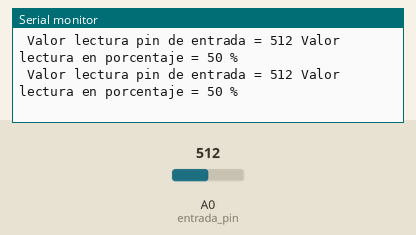
A sketch run on a simulated Arduino Uno, built with avr-gcc and run on an emulated ATmega328P. Shown: the last lines printed to the serial monitor. Inputs (shaded band) come from the test bench; at power-on: A0 (entrada_pin) = 512.

Above: at 1.8 s.
1.9 s: A0 (entrada_pin) set to 716
At 2.8 s:
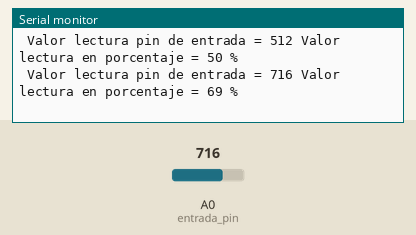
3.4 s: A0 (entrada_pin) set to 900
At 4.9 s:
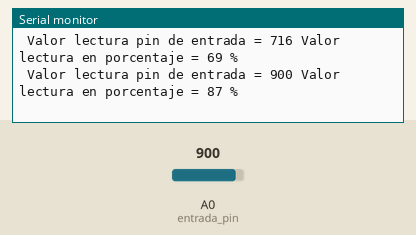
Timing chart, 0 to 6.4 s (numbered marks = the images above; inputs shaded):
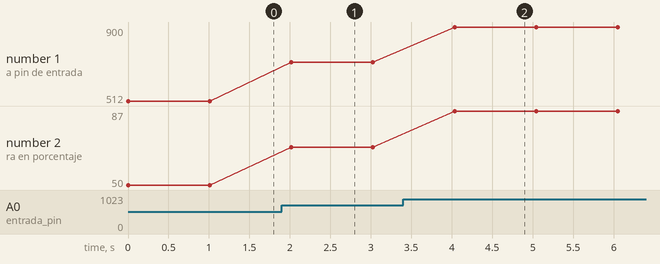

The sketch:

Funcion__map.ino
```cpp
/*FECHA:27/04/2020
 *AUTOR:Elias Montengro Ramos
 *DESCRIPCIÓN DEL PROGRAMA:Función MAP()
 *Parametros de la función map(Variable analoga a ser convertida,
 *valor minimo de la variable analoga, valor maximo de la variable analoga,
 *valor minimo del rango de porcentaje, valor maximo del rango de porecentaje);
 *para el caso de un potennciometro conectado directamente a la entrada analoga A0
 *los valores que podemos obtener con entre 0 y 1023 - (10 bits) y la salida
 *la queremos expresar en porcentaje de 0% al 100% por lo tanto la funcion quedaria
 *agregando linea de lectura seria:
 *lectura = analogRead(entrada_pin);
 *porcentaje = map(lectura, 0, 1023, 0, 100);
 *de esta forma y casi por una regle de tres convertimos los valores de la variable
 *en valores de porcentaje.
 *podemos crear nuestras propias escalas de acuerdo al sensor.
*/
 int entrada_pin = A0;
 int lectura;
 int valor_in;
 int porcentaje;

 void setup()
    {
     Serial.begin(9600);
    }

void loop()
   {
    lectura = analogRead(entrada_pin);
    porcentaje = map(lectura, 0, 1023, 0, 100);
    Serial.print (" Valor lectura pin de entrada = ");
    Serial.print (lectura);
    Serial.print (" Valor lectura en porcentaje = ");
    Serial.print (porcentaje);
    Serial.print (" % ");
    Serial.println();
    delay (1000);
   }
```

Measured:
- after the input at 1.9 s, the serial monitor: prints a new line after 0.12 s (image 1)
- after the input at 3.4 s, the serial monitor: prints a new line after 0.63 s (image 2)
- plotted number 1: 512 → 716 after the input at 1.9 s, 716 → 900 after the input at 3.4 s
- plotted number 2: 50 → 69 after the input at 1.9 s, 69 → 87 after the input at 3.4 s
